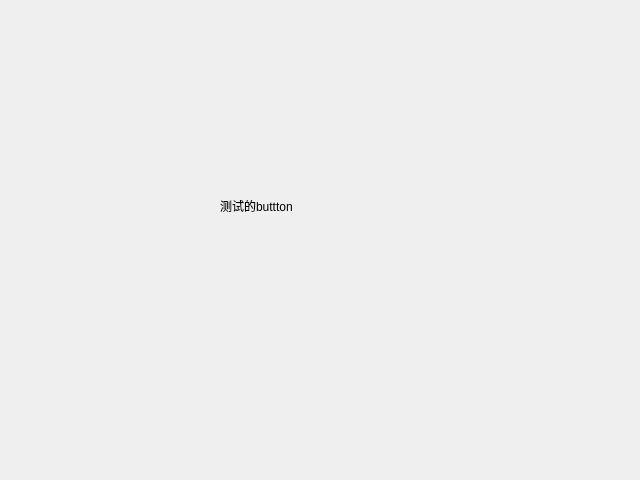
<?xml version="1.0" encoding="UTF-8"?>
<ui version="4.0">
 <class>Form</class>
 <widget class="QWidget" name="Form">
  <property name="geometry">
   <rect>
    <x>0</x>
    <y>0</y>
    <width>640</width>
    <height>480</height>
   </rect>
  </property>
  <property name="windowTitle">
   <string>Form</string>
  </property>
  <widget class="QLabel" name="label">
   <property name="geometry">
    <rect>
     <x>220</x>
     <y>180</y>
     <width>101</width>
     <height>51</height>
    </rect>
   </property>
   <property name="text">
    <string>测试的buttton</string>
   </property>
  </widget>
 </widget>
 <resources/>
 <connections/>
</ui>
